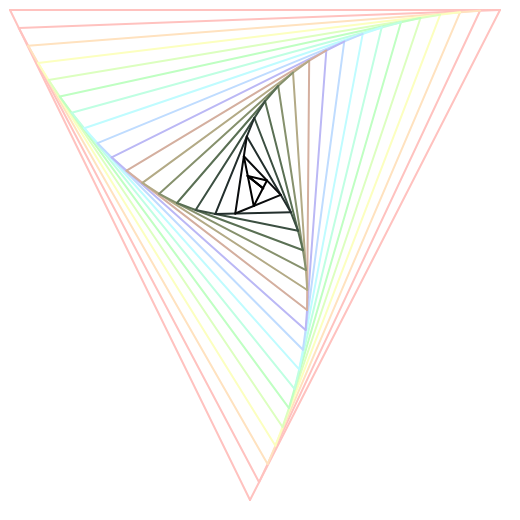
Frame 1 (no input)
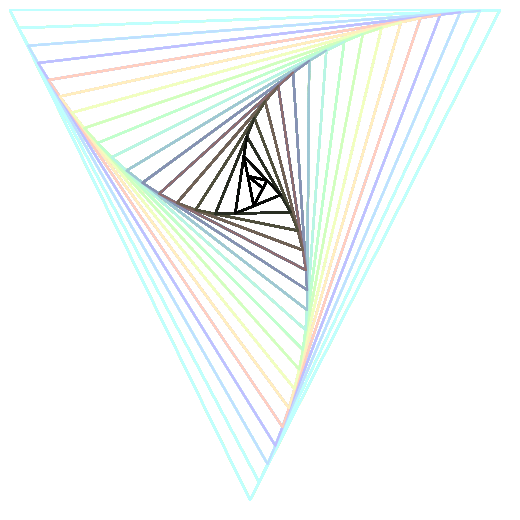
Frame 60 (no input)
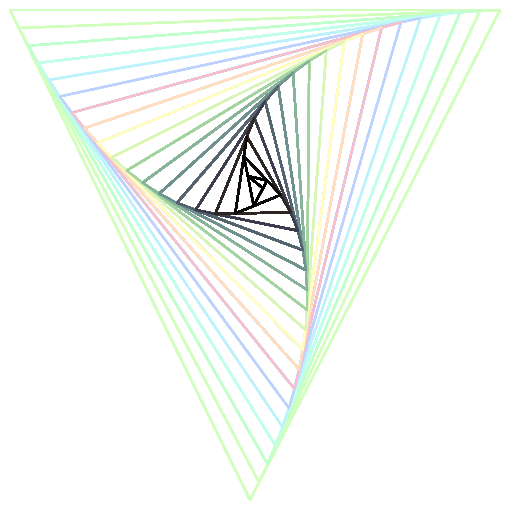
Frame 120 (the mouse pressed at the canvas centre since frame 60)

The p5.js sketch that drew these frames (run headless with seeded random() and noise() and a simulated clock; from frame 60 on, the mouse is pressed at the canvas centre):

// p5.js sketch
// ── sketch.js
const boxSize = 500;
const colorSpeed = 3;
const magnitude = 20;

let timer = 0.0000001;

let trianglePoints = [];

function setup() {
  createCanvas(boxSize + 20, boxSize + 20);
  colorMode(HSB)
}

function draw() {

  trianglePoints[0] = createVector(10, 10);
  trianglePoints[1] = createVector(250, 500);
  trianglePoints[2] = createVector(500, 10);

  timer += colorSpeed;

  stroke((timer) % 255, 25, 200);
  strokeWeight(2);

  // draw outer triangle
  // this could be included in the loop but requires a separation of update and draw what makes it harder to read
  vectorLine(trianglePoints[0], trianglePoints[1]);
  vectorLine(trianglePoints[1], trianglePoints[2]);
  vectorLine(trianglePoints[2], trianglePoints[0]);

  for (let i = 0; i < 45; i++) {

    stroke((i * 30 + timer) % 255, 25, 200 - (i * 13));

    // create vector from start point to end point
    let p01 = trianglePoints[1].copy().sub(trianglePoints[0])
    // get the direction / normalized vector * predefined distance from start point
    let p01n = p01.copy().normalize().mult(magnitude)
    // draw line from previous corner to current point including the calculated vector pXXn
    vectorLine(trianglePoints[2], trianglePoints[0].add(p01n))

    let p12 = trianglePoints[2].copy().sub(trianglePoints[1])
    let p12n = p12.copy().normalize().mult(magnitude)
    vectorLine(trianglePoints[0], trianglePoints[1].add(p12n))

    let p20 = trianglePoints[0].copy().sub(trianglePoints[2])
    let p20n = p20.copy().normalize().mult(magnitude)
    vectorLine(trianglePoints[1], trianglePoints[2].add(p20n))

    if (p20.copy().mag() < magnitude) {
      break;
    }

  }

}

function vectorLine(v0, v1) {
  line(v0.x, v0.y, v1.x, v1.y);
}

function dotti(v, lvl) {
  if (lvl == 0) {
    stroke(100, 0, 0);
  }
  if (lvl == 2) {
    stroke(0, 0, 100);
  }
  if (lvl == 3) {
    stroke(200, 200, 200);
  }

  strokeWeight(8); // Make the points 10
  point(v.x, v.y);
}
